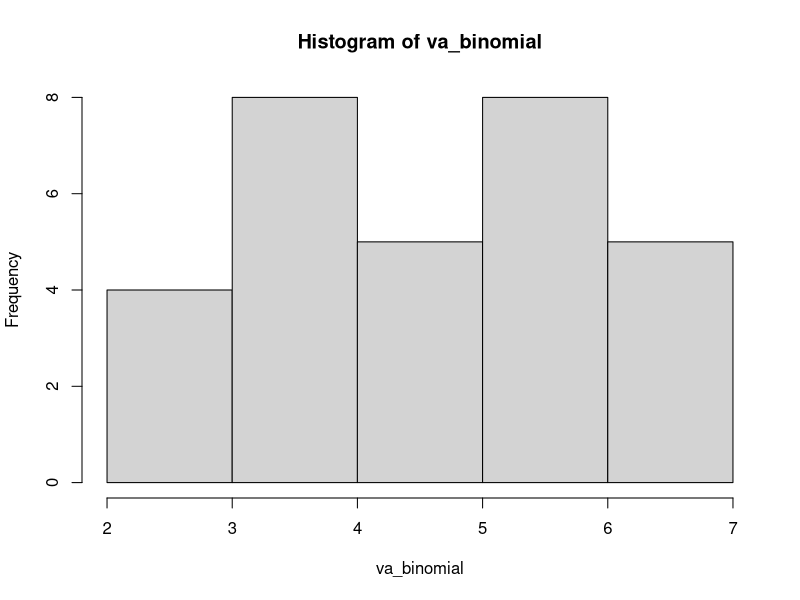
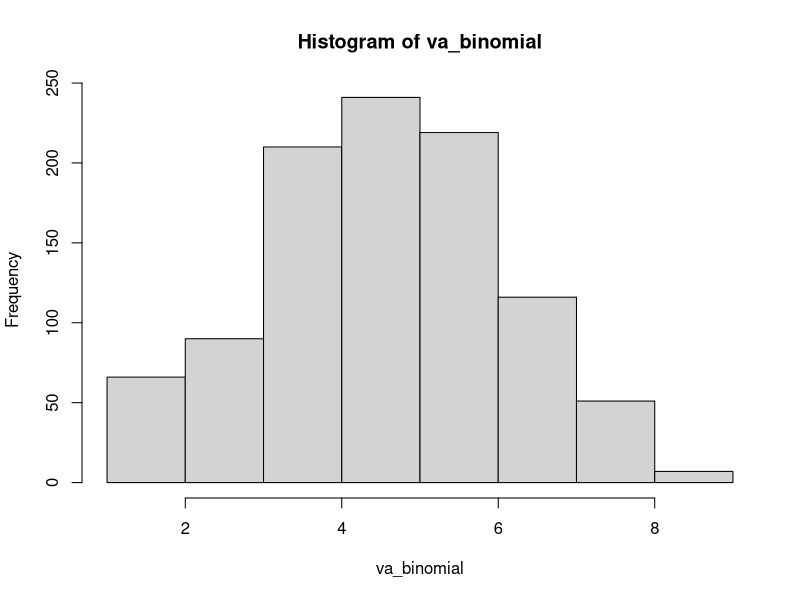
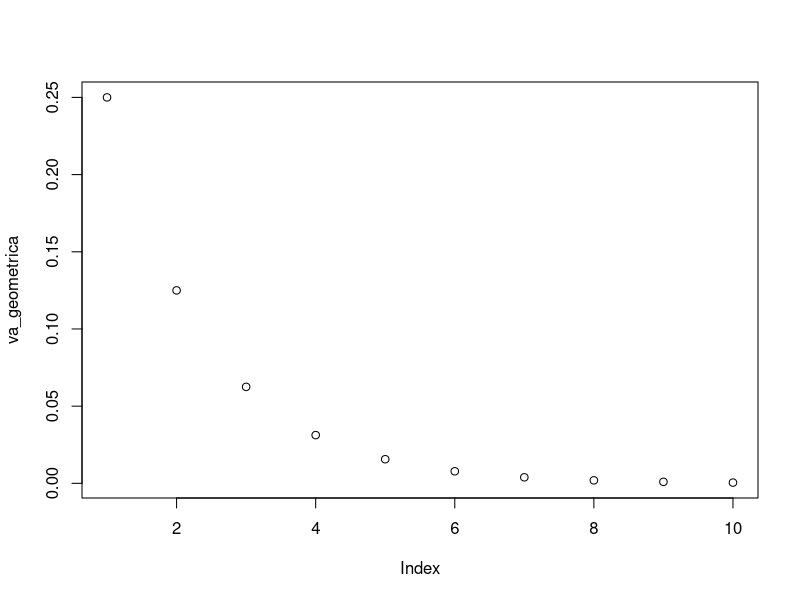
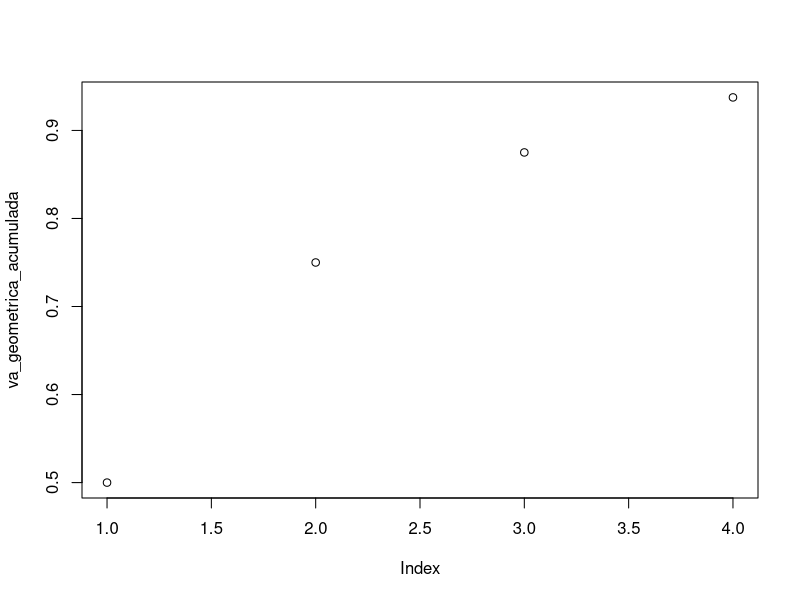
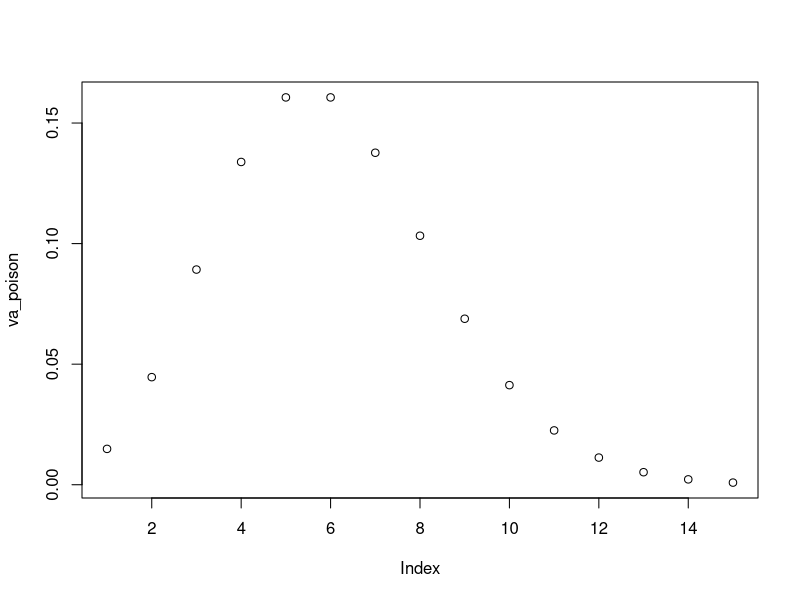
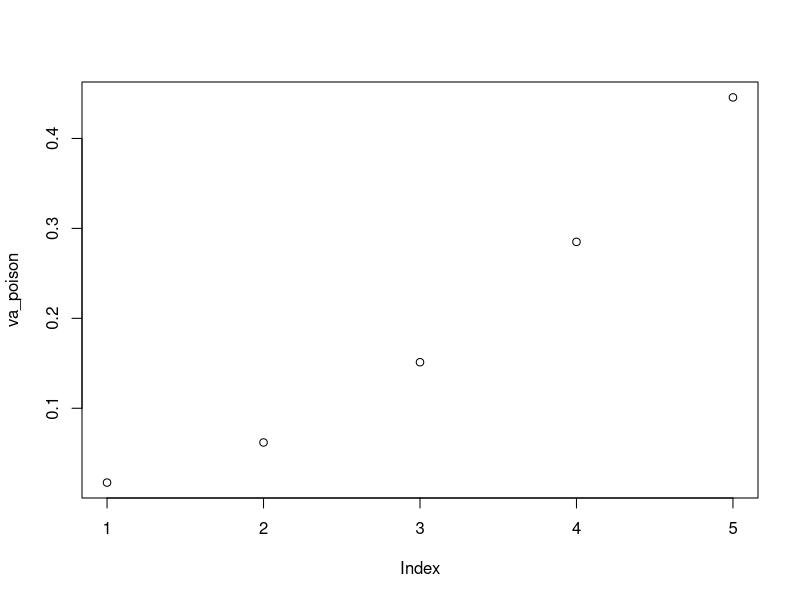
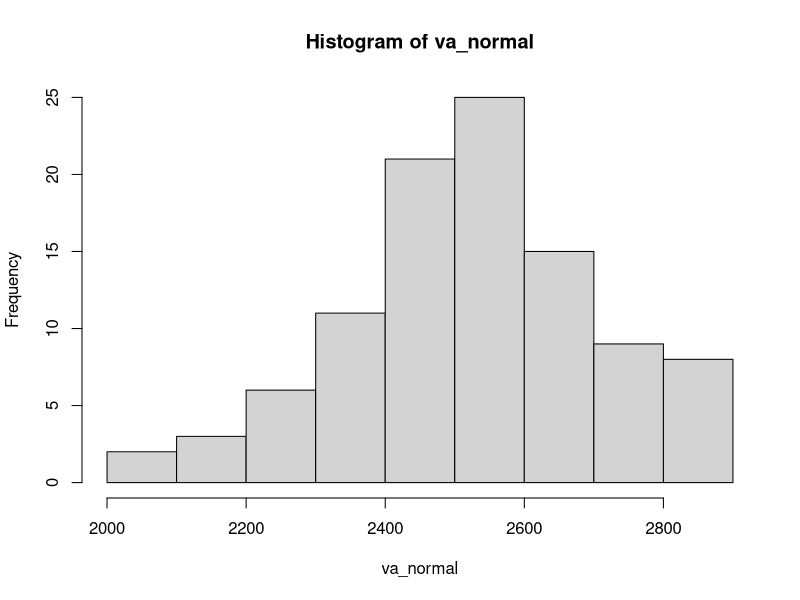
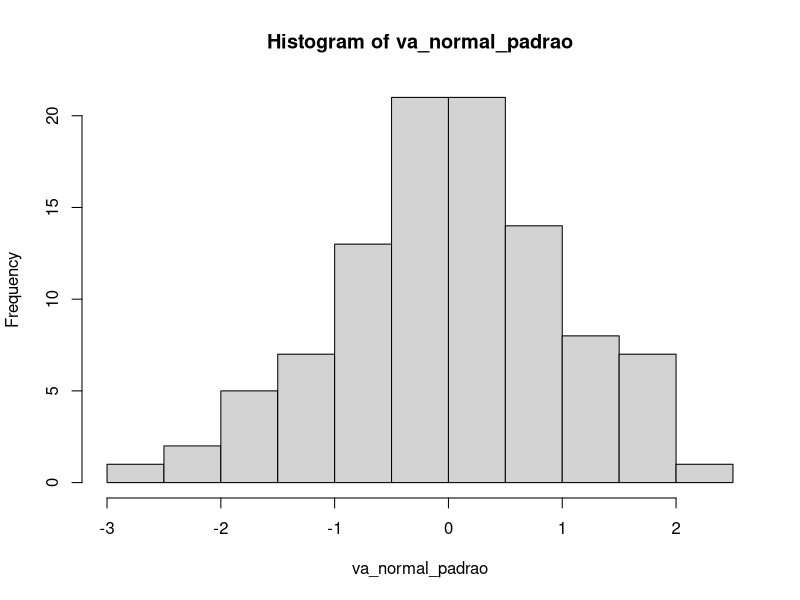

R code for these plots, in order:
#########################################################
##
####### Distribuições de Probabilidades #######
## 
#########################################################

################################
#### DISTRIBUIÇÃO BINOMIAL ####
################################

# Exemplo: Definindo como sucesso o cliente comprar, e supondo que a 
# probabilidade de sucesso é 50%. Ao passar 10 clientes em nossa loja, qual a 
# probabilidade de realizarmos 2 vendas? Ou seja, queremos encontrar a 
# probabilidade de dois sucessos, em dez tentativas. Cuja probabilidade 
# de sucesso # em cada tentativa é 50%

dbinom (x = 2, size = 10, prob = 0.5)

# Onde:
# x é o número de sucessos,
# size é o número de tentativas,
# prob é a probabilidade de sucesso em cada tentativa

# A função a seguir gera quantidades aleatórias de sucesso oriundos de 
# uma quantidade (size) de tentativas dada a probabilidade (prob) de sucesso.
# É útil para realizar experimentos. Podemos simular qual a frequencia 
# esperada de vendas a cada dez clientes ? Ainda mantendo a probabilidade de 
# sucesso (cliente comprar) de 50%

va_binomial <- rbinom(n = 30, size=10, prob=0.5)

#Onde:
# n é a quantidade de vezes que o experimento deve ser repetido
# size é o número de tentativas a cada experimento
# prob é o número de sucesso em cada uma das tentativas

# A maior barra no histograma representa a quantidade esperada de vendas

hist(va_binomial) 

# Ajuste o parametro n para 1000 e plote o histograma, observe como a 
# distribuição binomial se aproxima da normal

va_binomial <- rbinom(n = 1000, size=10, prob=0.5)
hist(va_binomial) 

# Podemos também querer a probabilidade de que até dois clientes comprem.
# Ao invés de saber a probabilidade de exatos dois comprarem.
# A probabilidade de até dois clientes comprarem é:
# (probabilidade de nenhum cliente comprar) + 
# (probabilidade de um cliente comprar) +
# probabilidade de dois cliente comprarem)
# Formalizando: P(X<=2) = P(X=0) + P(X=1) + P(X=2)

pbinom(q = 2,size = 10, prob = 0.5)

# A probabilidade de que até dois clientes comprem ao entrarem dez clientes, 
# é de 5,48%

##################################
#### DISTRIBUIÇÃO GEOMÉTRICA ####
##################################

# Exemplo: Definindo como sucesso o cliente comprar, e supondo que a 
# probabilidade de sucesso é 50%. Qual a probabilidade da primeira venda 
# ocorrer quando o quinto cliente entrar na loja?

dgeom(x = 5-1, prob = 0.5)

#Onde:
# x é o número de tentativas
# prob é a probabilidade de sucessos
# Podemos utilizar a mesma função para nos dar a probabilidade do sucesso 
# ocorrer na primeira tentativa, Segunda tentativa, terceira tentativa ... 
# até a décima tentativa.

va_geometrica <- dgeom(x = 1:10, prob = 0.5)
va_geometrica

# Veja como as probabilidades vão diminuindo. A probabilidade de sucesso de 50% 
# é relativamente alta,

plot(va_geometrica) 

# então é muito provavel que o sucesso ocorra logo nas primeiras tentativas
# Podemos utilizar a distribuição geométrica acumulada para saber qual a 
# probabilidade do primeiro sucesso ocorrer na primeira tentativa OU na segunda 
# tentativa OU na terceira tentativa
# Formalizando, queremos: P(X<=3)

va_geometrica_acumulada <- pgeom(0:3, prob = 0.5)
plot(va_geometrica_acumulada)

#########################################
#### DISTRIBUIÇÃO BINOMIAL NEGATIVA ####
#########################################´

# Exemplo: Definindo como sucesso o cliente comprar, e supondo que a 
# probabilidade de sucesso é 50%.
# Qual a probabilidade de ter que entrar 8 clientes até que a segunda 
# venda ocorra?

dnbinom(x=2, size = 8, prob = 0.50)

# Onde:
# x é o número de sucessos
# size é a quantidade de tentativos
# prob é a probabilidade de sucesso
# Também pode ser calculado assim:

p <- 0.50
x <- 8
r <- 2
choose(x-1,r-1)*(p^r)*(1-p)^(x-r)

#########################################
#### DISTRIBUIÇÃO POISSON ####
#########################################

# Exemplo: Uma loja recebe em média, 6 (λ) clientes por minuto. Qual a 
# probabilidade de que 5(x) clientes entrem em um minuto?

dpois(x= 5,lambda = 6)

# Onde:
# x é a quantidade a ser testada
# lambda é a taxa média de ocorrêcia do evento em um determinado período de 
# intervalo de tempo ou espaço

# Podemos utilizar a mesma funcao para obter a probabilidade de entrar 
# um cliente, dois clientes... quinze clientes

va_poison <- dpois(x = 1:15, lambda = 6)
plot(va_poison)

# Observe que os valores se distribuiem simetricamente en tormo de seis, 
# use acontece porque o paramentro lambda é a média (e também o desvio padrão) 
# da distribuição de Poisson

# Também podemos obter a probabilidade acumulada de até 5 clientes entrarem 
# na loja em um minuto
# Formalizando, queremos: P(X<=5)

va_poison <- ppois(1:5, lambda = 6)
plot(va_poison)

#########################################
#### DISTRIBUIÇÃO NORMAL ####
#########################################

# Exemplo: Suponha que a distribuição dos salários dos funcionários de 
# uma empresa sigam uma distribuição normal com média μ=2.500 e 
# desvio padrão σ= 170. Ao selecionar aleatoriamente um indivíduo dessa 
# população, qual a probabilidade de ter salário entre #2.400 e 2.600 ?
# Precisamos achar a probabilidade do indivíduo ter um salário de até 2.600 
# e subtrair pela probabilidade do indivíduo ter o salário até 2.400 

# P(X<=2600).
probabilidade_ate_2600 <- pnorm(q = 2600, mean = 2500, sd =170 )
# P(X<=2400)
probabilidade_ate_2400 <- pnorm(q = 2400, mean = 2500, sd =170 )
# P(X<=2600) - P(X<=2400)
probabilidade_ate_2600 - probabilidade_ate_2400

# Podemos gerar 100 números aleatórios para uma distribuição normal com 
# média 2500 e desvio padrão 170

va_normal <- rnorm(n = 100, mean = 2500,sd = 170)
hist(va_normal)

#########################################
#### DISTRIBUIÇÃO NORMAL PADRÃO ####
#########################################

# O comando scale() padroniza uma variável aleatória.
# Ao aplicar o comando na variável va_normal que acabmos de criar, ela ficará 
# com média zero e desvio padrão unitário

va_normal_padrao <- scale(va_normal)
hist(va_normal_padrao)

# Exemplo: Suponha que a distribuição dos salários dos funcionários de uma 
# empresa sigam uma distribuição #normal com média μ=2.500 e desvio padrão 
# σ= 170. Ao selecionar aleatoriamente um indivíduo dessa população, qual a 
# probabilidade de ter #s alário acima de 2.600 ?

# Padronização
z <- (2600-2500)/170
pnorm(z, mean = 0, sd = 1)
# ou simplesmente
pnorm(z)

# Podemos também visualizar onde está o nosso valor Z em relação a média
# Plota curva de densidade
plot(density(scale(va_normal))) 
# Gera uma linha sobre média, que é zero pois padronizamos a distribuição
abline(v = 0,col = 'blue') 
# Gera uma linha sobre o valor z obtido
abline(v = 0.58,col = 'red') 

#########################################
#### DISTRIBUIÇÃO F ####
#########################################

# Gerando uma amostra aleatória de 1000 número seguindo uma distribuição F

va_f <- rf( n= 1000, df1 = 5 , df2 = 33 )

# Onde:
# n é a quantidade de números a ser gerado
# df1 é o primeiro grau de liberidade
# df2 é o segundo grau de liberdade

hist(va_f)

# Vá aumentando os graus de liberdade e observe como a distribuição se 
# aproxima da normal

# Informação Extra: Uma distribuição F é a razão entre duas chi-quadrado

#########################################
#### DISTRIBUIÇÃO T ####
#########################################

#Gera uma amostra aleatória de 1000 números seguindo uma distribuição T

va_t <- rt(1000, df = 2)
hist(va_t)

# Observe que a distribuição t, assim como a normal padrão, é centrada no zero
# Vá aumentando o grau de liberdade e observando o comportamento do histograma

#########################################
#### DISTRIBUIÇÃO QUI-QUADRADO ####
#########################################

#Gera uma amostra aleatória de 1000 números seguindo uma distribuição qui-quadrado

va_QuiQuadrado <- rchisq(1000,df = 3)
hist(va_QuiQuadrado)